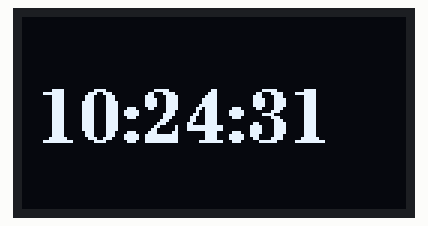
Bench run of a sketch on a simulated ESP32. Shown: 128×64 one-colour display. WiFi joins after 1.5 s; servers stay silent unless stated; the local clock reads 2024-03-15 10:24:30 at power-on unless the sketch sets it; what the sketch prints to the serial monitor is not drawn.

Above: at 1.8 s.
At 6.1 s:
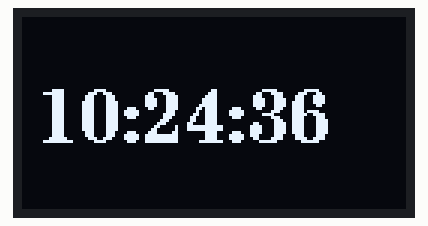
At 11.1 s:
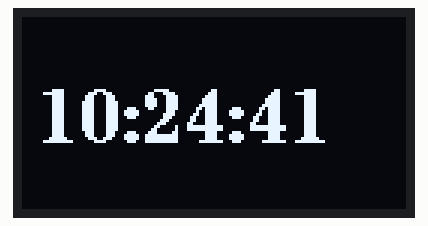
At 20.1 s:
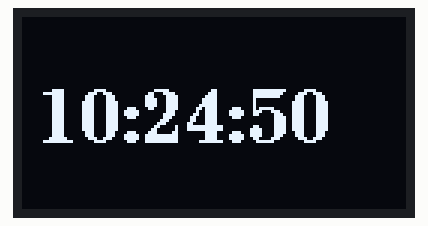
At 29.1 s:
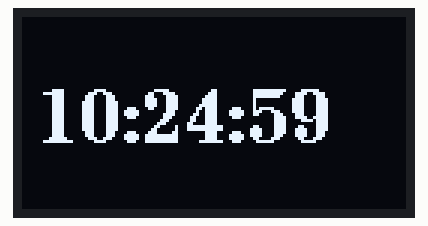
At 38.1 s:
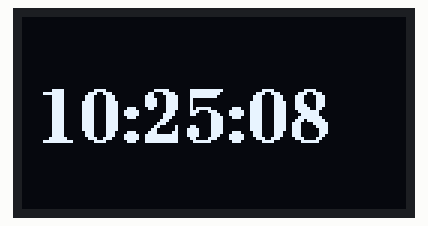

Measured:
- what the display in image 0 shows lasts 0.4 s, from 1.6 s to 2.0 s
- what the display in image 1 shows lasts 1.0 s, from 6.0 s to 7.0 s

The sketch:

sketch_aug25c.ino
```cpp
#include <U8g2lib.h>
#include <WiFi.h>
#include <time.h>
const char* ssid="WWLLAANN";

const char* password="11223344";

U8G2_SSD1306_128X64_NONAME_F_HW_I2C u8g2(U8G2_R0, U8X8_PIN_NONE, /* clock=*/ 9, /* data=*/ 8);  //屏幕标识符 屏幕的名称（一些定义）


void setup() {
  // put your setup code here, to run once:
Serial.begin(9600);
Serial.println();
  Serial.println("******************************************************");
  Serial.print("Connecting to ");
  Serial.println(ssid);
WiFi.begin(ssid, password);  //把wifi账号密码传给c3的wifi模块让它去和路由器交互

  while (WiFi.status() != WL_CONNECTED) {

    delay(500);

    Serial.print(".");

  }

  Serial.println("");

  Serial.println("WiFi connected");

  Serial.println("IP address: ");

  Serial.println(WiFi.localIP());

//以上是让ESP32连接到wifi的操作

  u8g2.begin(); //是初始化 OLED 屏幕，让屏幕进入可以接收显示数据的状态

  configTime(28800, 0, "pool.ntp.org");
}

void loop() {
  struct tm timeinfo;
getLocalTime(&timeinfo);

char timeStr[9];  //定义一个字符串装时间：10:11:10

strftime(timeStr, sizeof(timeStr), "%H:%M:%S", &timeinfo);

u8g2.clearBuffer();                 // 清空缓存  //把timeinfo转化为字符串结果写入timeStr

u8g2.setFont(u8g2_font_ncenB18_tf);

    u8g2.drawStr(5, 42, timeStr);

    u8g2.sendBuffer();


}
```
